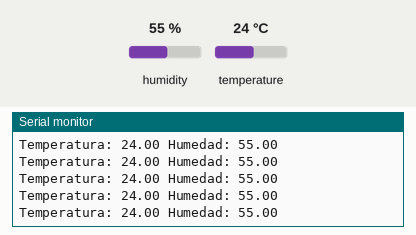
The sketch below on a simulated Arduino Uno, built with avr-gcc and run on an emulated ATmega328P. On the bench: the last lines printed to the serial monitor. The inputs (shaded band) are chosen by the test bench; at power-on: humidity 55 %, temperature 24 °C.

Above: at 2.8 s.
2.9 s: humidity set to 22 %
At 4.5 s:
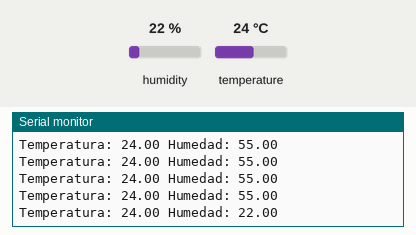
5.6 s: temperature set to 12 °C
At 6.0 s:
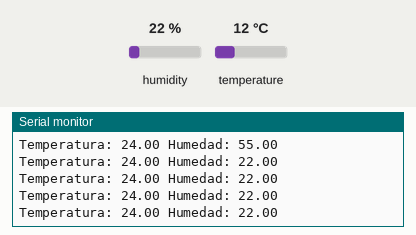
8.3 s: humidity set to 40 %
At 9.0 s:
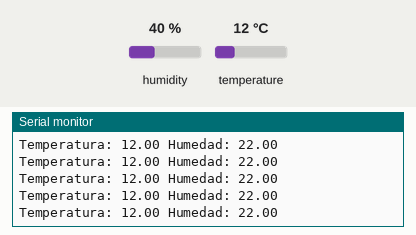
Timing chart, 0 to 11.3 s (numbered marks = the images above; inputs shaded):
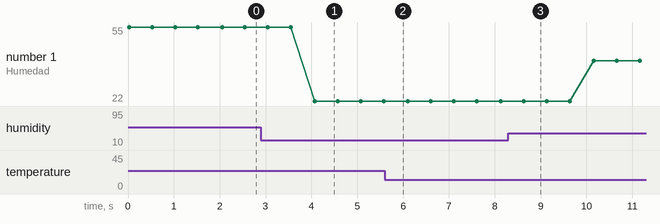

Measured:
- after the input at 2.9 s, the serial monitor: prints a new line after 1.2 s (image 1)
- plotted number 1: 55 → 22 after the input at 2.9 s, 22 → 40 after the input at 8.3 s

The sketch:

dht.ino
```cpp
#include <DHT.h>

#define DHTTYPE DHT11
#define DHTPIN  2

float temperatura;
float humedad;

DHT dht(DHTPIN, DHTTYPE);

void setup() {
  // put your setup code here, to run once:
  Serial.begin(9600);
  dht.begin();

}

void loop() {
  // put your main code here, to run repeatedly:
  temperatura = dht.readTemperature();
  humedad = dht.readHumidity();

  if(isnan(humedad) || isnan(temperatura)){
    Serial.println("ERROR EN EL SENSOR");
    return;
  }

  Serial.print("Temperatura: ");
  Serial.print(temperatura);
  Serial.print(" Humedad: ");
  Serial.println(humedad);
  delay(500);

}
```
